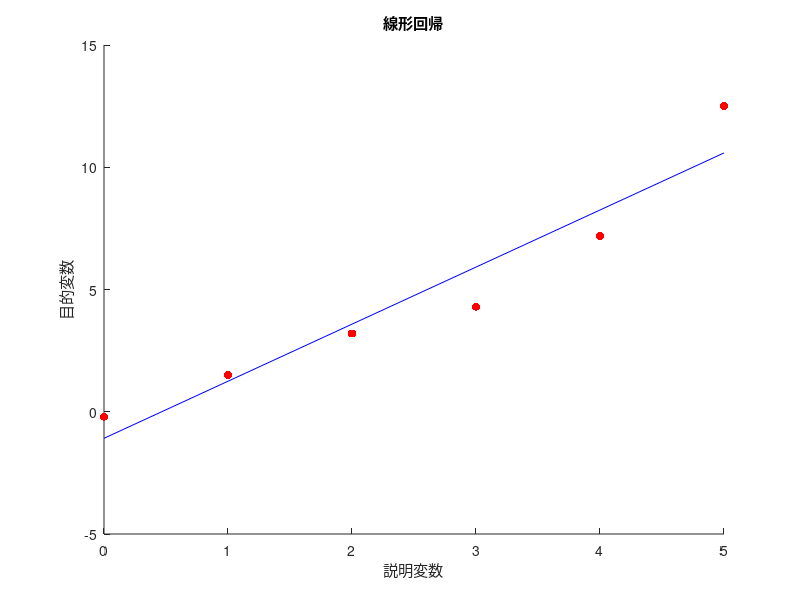

The MATLAB source for this figure:
% X: 説明変数, y: 目的変数
X = [0, 1, 2, 3, 4, 5]';
y = [-0.2, 1.5, 3.2, 4.3, 7.2, 12.5]';
% 線形回帰モデル
X = [ones(length(X), 1) X]; % Xにy切片を追加
beta = (X' * X) \ X' * y;
% 予測値の計算
y_pred = X * beta;
% 結果プロット
figure;
scatter(X(:,2), y, 'r', 'filled'); % データポイント表示
hold on;
plot(X(:,2), y_pred, 'b'); % 回帰直線表示
xlabel('説明変数');
ylabel('目的変数');
title('線形回帰');
